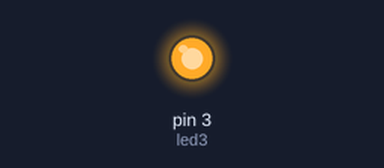
Recording of a sketch running on a simulated Arduino Uno, built with avr-gcc and run on an emulated ATmega328P. Shown: output pins drawn as LEDs (lit = HIGH).

Above: at 1.4 s.
At 5.8 s:
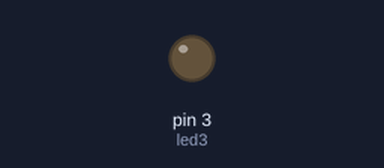
Timing chart, 0 to 8.3 s (numbered marks = the images above):
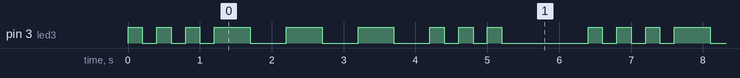

The sketch:

ledblink.ino
```cpp
int led3 = 3;
int delayTime;

void setup() {
  pinMode(led3, OUTPUT);
}
void loop() {
  ledd(200);
  ledd(500);
  ledd(200);
  delay(1000);
}

void ledd(int delayTime)
{
  for(int i = 0 ; i < 3 ; ++i)
  {
    digitalWrite(led3, HIGH);
    delay(delayTime);
    digitalWrite(led3, LOW);
    delay(delayTime);
  }
}
```

Measured:
- by itself, pin 3 (led3): repeats every 6.4 s: 2 × (LOW 0.20 s, HIGH 0.20 s), LOW 0.20 s, 3 × (HIGH 0.50 s, LOW 0.50 s), 2 × (HIGH 0.20 s, LOW 0.20 s), HIGH 0.20 s, LOW 1.2 s, HIGH 0.20 s
- by itself, everything shown: repeats every 6.4 s, in 18 steps
